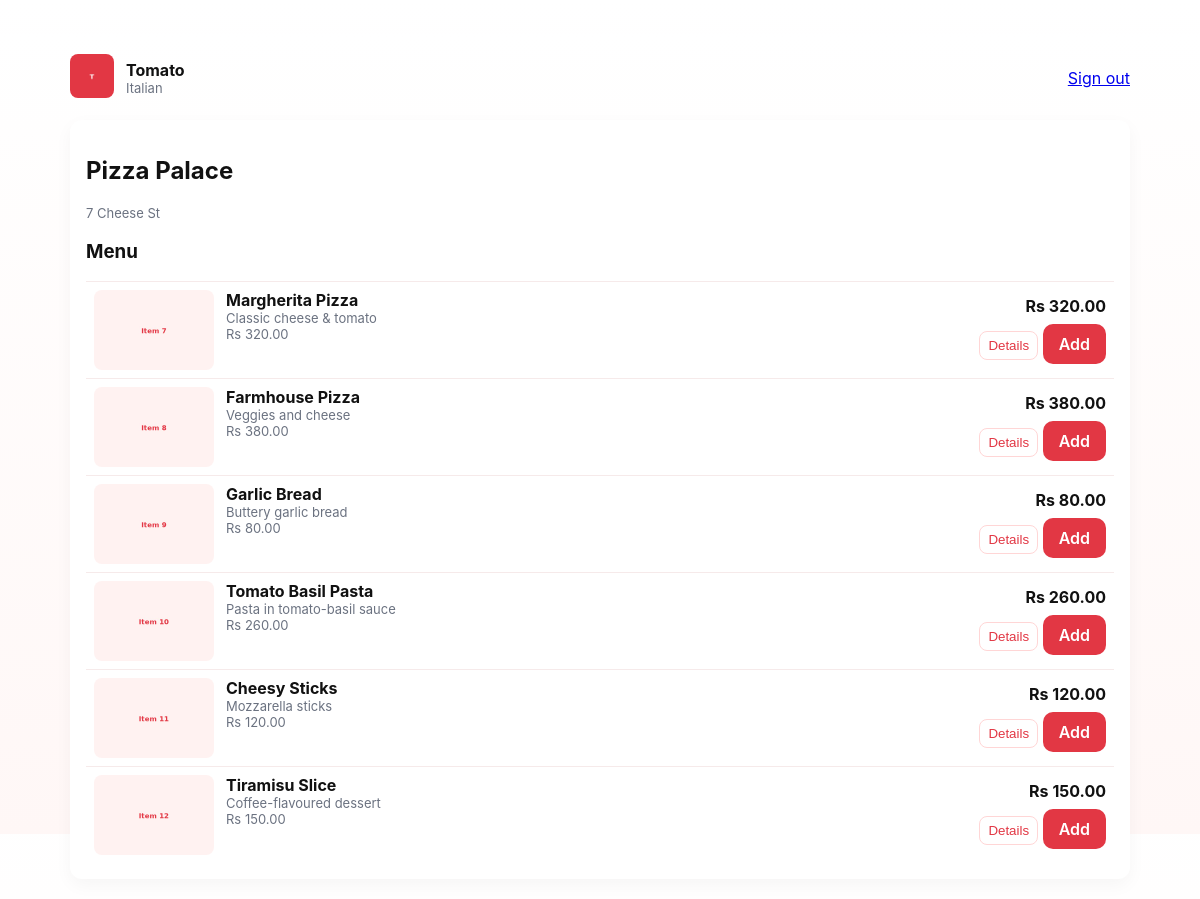
/restaurant_view.php?id=2 (signed in), run on the app's committed database.
### tables this page shows
CREATE TABLE Restaurant (
  restaurant_id INT AUTO_INCREMENT PRIMARY KEY,
  name VARCHAR(150) NOT NULL,
  address TEXT,
  cuisine_type VARCHAR(80),
  contact VARCHAR(50),
  created_at TIMESTAMP DEFAULT CURRENT_TIMESTAMP
);

CREATE TABLE Menu_Item (
  item_id INT AUTO_INCREMENT PRIMARY KEY,
  name VARCHAR(150) NOT NULL,
  restaurant_id INT NOT NULL,
  price DECIMAL(8,2) NOT NULL,
  description TEXT,
  is_available TINYINT(1) DEFAULT 1,
  FOREIGN KEY (restaurant_id) REFERENCES Restaurant(restaurant_id) ON DELETE CASCADE
);

### restaurant_view.php (the view, shortened to what this page needs)
<?php include 'config.php';
$rid = intval($_GET['id']); if ($rid<=0) header('Location: customer_dashboard.php');
$r = $conn->query("SELECT * FROM Restaurant WHERE restaurant_id=$rid")->fetch_assoc();
$items = $conn->query("SELECT * FROM Menu_Item WHERE restaurant_id=$rid");
?>
<!doctype html><html><head><meta charset="utf-8"><title><?php echo htmlspecialchars($r['name']); ?></title><link rel="stylesheet" href="style.css">
</head><body>
<div class="container">
  <div class="header">
    <div class="brand"><div class="logo"><img src="images/logo.jpg" alt="logo"></div><div><div style="font-weight:700">Tomato</div><div class="small"><?php echo htmlspecialchars($r['cuisine_type']); ?></div></div></div>
    <div class="header-actions"><a class="signout" href="customer_dashboard.php?signout=1">Sign out</a></div>
  </div>
  <div class="card">
    <h2><?php echo htmlspecialchars($r['name']); ?></h2>
    <p class="small"><?php echo nl2br(htmlspecialchars($r['address'])); ?></p>
    <h3>Menu</h3>
    <?php while($it=$items->fetch_assoc()){ $iid=$it['item_id']; $img='images/item_'.$iid.'.jpg'; if(!file_exists($img)) $img='images/item_'.$iid.'.png'; ?>
      <div class="menu-item">
        <div class="left">
          <img src="<?php echo $img; ?>" alt="">
          <div>
            <strong><?php echo htmlspecialchars($it['name']); ?></strong>
            <div class="item-desc"><?php echo htmlspecialchars($it['description']); ?></div>
            <div class="small">Rs <?php echo $it['price']; ?></div>
          </div>
        </div>
        <div style="display:flex;flex-direction:column;gap:8px;align-items:flex-end">
          <div style="font-weight:700">Rs <?php echo $it['price']; ?></div>
          <div><button class="exp-btn" onclick="toggle(<?php echo $iid; ?>)">Details</button> <a class="btn" href="customer_dashboard.php?add=<?php echo $iid; ?>&q=1">Add</a></div>
        </div>
      </div>
    <?php } ?>
  </div>
</div>
</body></html>

### style.css (style rules this page uses)
:root { --bg:#fff7f6; --card:#ffffff; --muted:#6b7280; --accent:#E23744; --accent-2:#FFCC00; --shadow: 0 10px 30px rgba(0,0,0,0.08); --radius:12px; --mono: "Inter", "Segoe UI", Roboto, Helvetica, Arial, sans-serif; }
* { box-sizing:border-box }
html,body { height:100%;margin:0;font-family:var(--mono);background:linear-gradient(180deg,#fff,#fff7f6);color:#111 }
.container { max-width:1100px;margin:34px auto;padding:20px }
.header { display:flex; align-items:center; gap:16px; justify-content:space-between; margin-bottom:18px; }
.brand { display:flex;align-items:center;gap:12px }
.logo img { width:44px;height:44px;border-radius:8px;object-fit:cover }
.header-actions { display:flex;align-items:center;gap:12px }
.menu-item { padding:8px;border-top:1px solid #f6eaea;display:flex;justify-content:space-between;align-items:center;gap:12px; }
.menu-item .left { display:flex;gap:12px;align-items:flex-start }
.menu-item img { width:120px;height:80px;object-fit:cover;border-radius:8px;flex-shrink:0 }
.item-desc { display:-webkit-box; -webkit-line-clamp:2; -webkit-box-orient:vertical; overflow:hidden; font-size:13px; color:var(--muted); max-width:540px; }
.exp-btn { background:transparent;border:1px solid #ffd6d6;padding:6px 8px;border-radius:8px;color:var(--accent) }
.card { background:var(--card);border-radius:12px;padding:16px;box-shadow:0 6px 18px rgba(0,0,0,0.04) }
.btn { padding:10px 16px;border-radius:10px;border:0;background:var(--accent);color:#fff;font-weight:600;text-decoration:none;display:inline-block }
.small { color:var(--muted);font-size:13px }

### data on the page
restaurant: cuisine_type "Italian", name "Pizza Palace", address "7 Cheese St"
menu_item: shows a picture, name "Margherita Pizza", description "Classic cheese & tomato", price "320.00"
menu_item: shows a picture, name "Farmhouse Pizza", description "Veggies and cheese", price "380.00"
menu_item: shows a picture, name "Garlic Bread", description "Buttery garlic bread", price "80.00"
menu_item: shows a picture, name "Tomato Basil Pasta", description "Pasta in tomato-basil sauce", price "260.00"
menu_item: shows a picture, name "Cheesy Sticks", description "Mozzarella sticks", price "120.00"
menu_item: shows a picture, name "Tiramisu Slice", description "Coffee-flavoured dessert", price "150.00"
